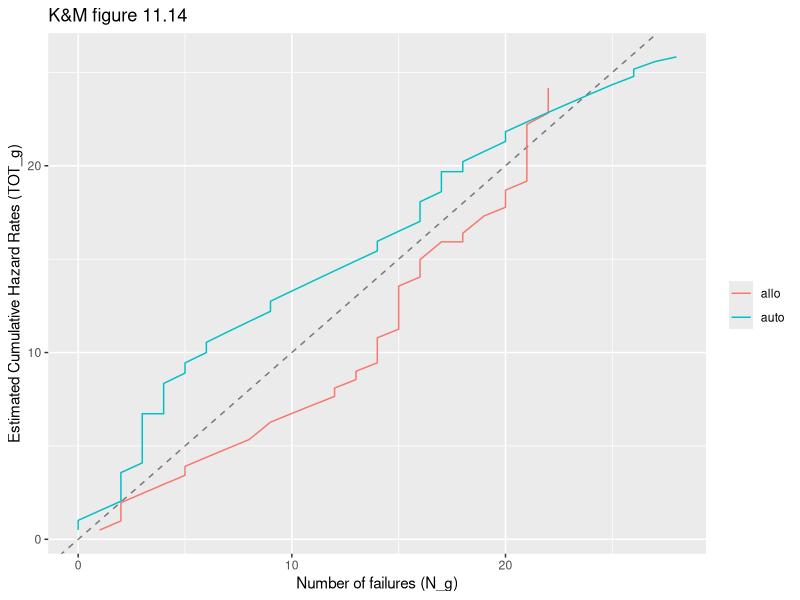
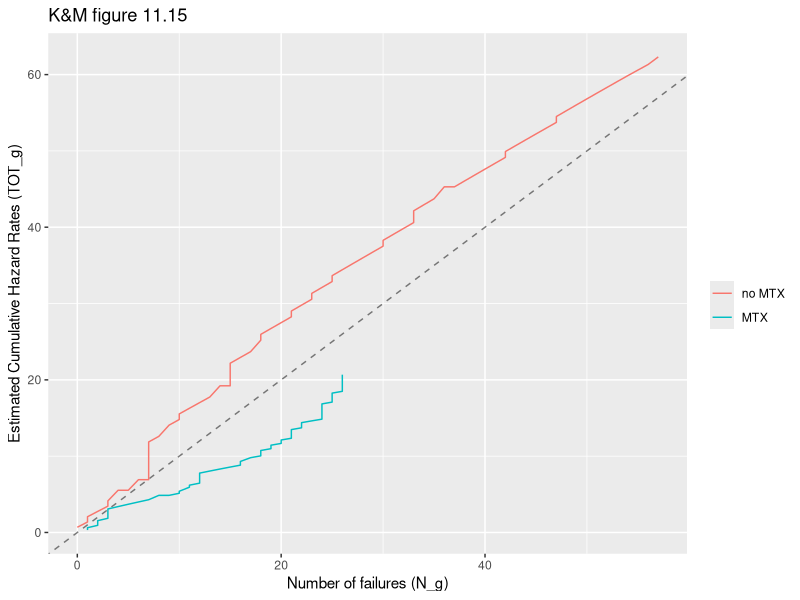
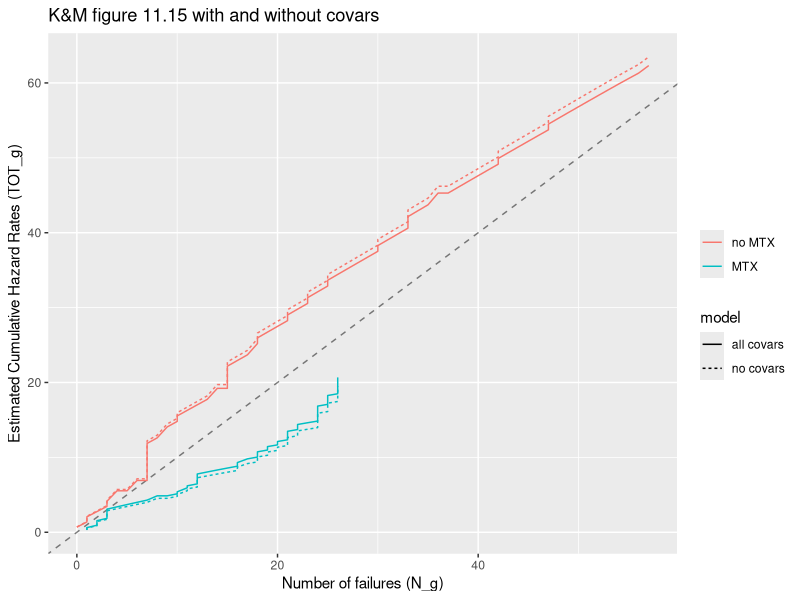

Write the R code that produced these figures, in order.
## ---- chunk 1
knitr::opts_chunk$set(echo = TRUE)
knitr::opts_knit$set(root.dir=file.path("/home/nathan/Dropbox/njames/school/PhD/courses/2018_19/ta_surv_anlys2/hw/hw7"))

#tidyverse pkgs
library(tidyverse)
library(magrittr)

#survival analysis pkgs
library(survival)
library(KMsurv)
## ---- chunk 2
data(alloauto)
fit1 <- coxph(Surv(time,delta)~1, data=alloauto, ties="breslow")
#Note: because there are no covariates, the cumulative hazard is the same for each person

# calculate TOT_g and N_g (see K&M 11.4.1 and 11.4.2 on pg 370) 
# for type variable in alloauto dataset
Arjas_calc <- function(typ, fit){
    cnt <- table(alloauto$type)[typ] # get count in each type
    
    basehaz(fit) %>%  # get cumhaz, if model has covars need adjusted cumhaz for each person
    inner_join(alloauto, by="time") %>%  # get type for each time
    mutate(d=ifelse(type==typ,delta,0), # delta for j in type
         haz=ifelse(type==typ,hazard,0), # cumhaz for j in type
         t=ifelse(type==typ,1,0), # event time for type
         N_g=cumsum(d), # number of observed events
         cumhaz=cumsum(haz), # sum cumulative hazard
         tot=cnt-cumsum(t), 
         TOT_g=cumhaz+hazard*tot,
         time_dup= ifelse(duplicated(time) | duplicated(time, fromLast = TRUE), 1,0),
         flg=ifelse(time_dup==1 & delta==0,1,0)) %>% 
      filter(flg==0) %>% # correct cum haz for ties between groups with only one censored
    select(N_g,TOT_g) %>% mutate(type=typ)
}

# Use the Arjas_calc() function and the model without type to get TOT_g and N_g for each transplant type and produce an Arjas plot of the two N_g vs. TOT_g curves

map_dfr(1:2, .f=function(x) Arjas_calc(x, fit=fit1)) %>%
  ggplot(aes(x=N_g,y=TOT_g,col=factor(type,labels = c("allo","auto")))) +
  geom_abline(slope=1, intercept=0, alpha=0.5, lty=2) + geom_line() +
  labs(title="K&M figure 11.14", col="",
    x="Number of failures (N_g)",y="Estimated Cumulative Hazard Rates (TOT_g)")

## ---- chunk 3
rm(list=ls())
## ---- chunk 4
data(bmt)

#sort by time (t_i)
bmt %<>% arrange(t2)

fit2<-coxph(Surv(t2,d3)~z1+z2+z3+z4+z5+z6+z7,data=bmt,ties="breslow")

# adjusted cumulative hazards for each person based on fit2; each column is cumhaz for a person
cumhaz <- -log(survfit(fit2,newdata=bmt)$surv)

# determine rows in cumulative hazard matrix to keep for each person, i.e. rows where t_i<=T_j
cum_haz_kp <-bmt %>% select(t2) %>% ( function(x) 1 - duplicated(x) ) %>% cumsum()

# matrix with 1 for cumulative hazards when t_i<=T_j, NA otherwise
fixhaz<-do.call(cbind, lapply(cum_haz_kp, function(x) c(rep(1,x),rep(NA,max(cum_haz_kp)-x))) )

# times, event indicator, and MTX group membership
grp_vars <- bmt %>% select(t2,d3,z10) %>% 
  group_by(t2) %>% mutate(mixed_grp = ifelse(n_distinct(z10)>1,1,0)) %>% ungroup() 

# cumulative hazard matrix with \hat{H}(min(t_i,T_j)|Z_j)
cumhaz_all<-as.tibble(cumhaz*fixhaz) %>% fill(everything()) %>% 
  mutate(t2=unique(bmt$t2)) %>% inner_join(grp_vars,by="t2") 

# function to calculate TOT_g and N_g for each MTX group
Arjas_calc2 <- function(grp, cumhaz_mat){

  grp_cols<-(1:137)[bmt$z10==grp] # get columns matching group
 
  cumhaz_mat %>% select(grp_cols,t2,d3,z10,mixed_grp) %>%
  mutate(d=ifelse(z10==grp,d3,0),
         N_g=cumsum(d),
         TOT_g=cumhaz_mat %>% select(grp_cols) %>% rowSums(),
         time_dup= ifelse(duplicated(t2) | duplicated(t2, fromLast = TRUE), 1,0),
         flg=time_dup*mixed_grp*(1-d)) %>% filter(flg==0) %>%
         select(N_g,TOT_g) %>% mutate(group=grp)
}

map_dfr(0:1, .f=function(x) Arjas_calc2(x, cumhaz_all)) %>%
  ggplot(aes(x=N_g,y=TOT_g,col=factor(group,labels = c("no MTX","MTX")))) +
  geom_abline(slope=1, intercept=0, alpha=0.5, lty=2) + geom_line() +
  labs(title="K&M figure 11.15", col="",
    x="Number of failures (N_g)",y="Estimated Cumulative Hazard Rates (TOT_g)")

## ---- chunk 5
# no covar model
fit3<-coxph(Surv(t2,d3)~1,data=bmt,ties="breslow")

# get cum. hazard
cumhaz_novars <- basehaz(fit3)

# recreate matrix with 137 identical columns; one for each person
cumhaz_novars_mat<-matrix(rep(cumhaz_novars[,1],137), ncol=137)
dimnames(cumhaz_novars_mat) <- dimnames(cumhaz)

cumhaz_all2<-as.tibble(cumhaz_novars_mat*fixhaz) %>% fill(everything()) %>% 
  mutate(t2=unique(bmt$t2)) %>% inner_join(grp_vars,by="t2") 

all_cv<-map_dfr(0:1, .f=function(x) Arjas_calc2(x, cumhaz_all)) %>% mutate(model="all covars")
no_cv<-map_dfr(0:1, .f=function(x) Arjas_calc2(x, cumhaz_all2)) %>% mutate(model="no covars")

rbind(all_cv,no_cv) %>%
  ggplot(aes(x=N_g,y=TOT_g,col=factor(group,labels = c("no MTX","MTX")),lty=model)) +
  geom_abline(slope=1, intercept=0, alpha=0.5, lty=2) + geom_line() +
  labs(title="K&M figure 11.15 with and without covars", col="",
    x="Number of failures (N_g)",y="Estimated Cumulative Hazard Rates (TOT_g)")
## ---- chunk 6
rm(list=ls())
